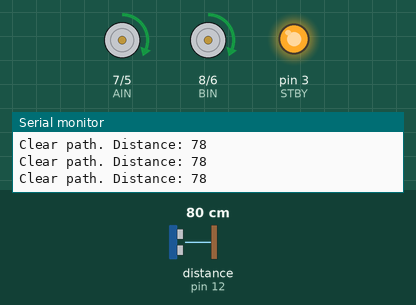
This sketch was run on a simulated Arduino Uno, built with avr-gcc and run on an emulated ATmega328P. Parts: direction and speed pins drawn as motors (green arrow = direction pin HIGH = forward, orange = LOW = backward, longer = more drive, stopped while the standby pin is LOW), output pins drawn as LEDs (lit = HIGH), the last lines printed to the serial monitor. Wiring (inferred from the names in the program): ultrasonic range finder: trigger pin 13; echo pin 12. The inputs (shaded band) are chosen by the test bench; at power-on: distance to the obstacle (sensor on pin 12) 80 cm. The echo pulse lasts 58.3 µs per cm; pins used as bus, display or sensor lines are not drawn.

Above: at 1.2 s.
1.3 s: distance to the obstacle (sensor on pin 12) set to 23 cm
2.8 s: distance to the obstacle (sensor on pin 12) set to 18 cm
At 2.98 s:
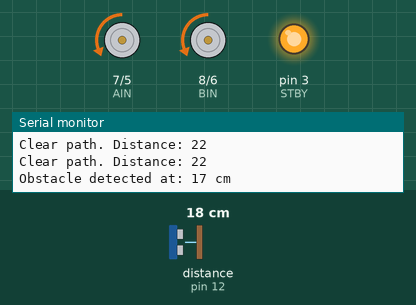
5.8 s: distance to the obstacle (sensor on pin 12) set to 250 cm
At 6.9 s:
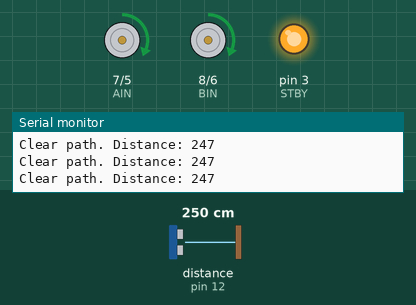
7.3 s: distance to the obstacle (sensor on pin 12) set to 2 cm
At 7.78 s:
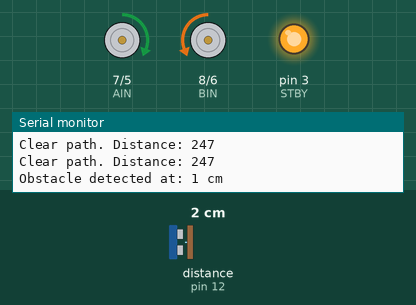
Timing chart, 0 to 11.3 s (numbered marks = the images above; inputs shaded):
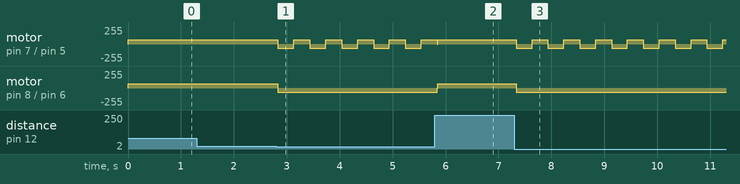

The sketch:

move_around_object.ino
```cpp
// Define IO pins for motor control
#define PWMA 5    // Controls power to right motor
#define PWMB 6    // Controls power to left motor
#define AIN 7     // Controls direction of right motor, HIGH = FORWARD, LOW = REVERSE
#define BIN 8     // Controls direction of left motor, HIGH = FORWARD, LOW = REVERSE
#define STBY 3    // Place H-Bridge in standby if LOW, Run if HIGH

// Define IO pins for ultrasonic sensor
#define TRIG 13   // Trigger pin for ultrasonic sensor
#define ECHO 12   // Echo pin for ultrasonic sensor

// Define constants
#define DISTANCE_THRESHOLD 20  // Distance threshold in cm to detect obstacles
#define TURN_DURATION 300      // Duration for turning in milliseconds
#define REVERSE_DURATION 300   // Duration for reversing in milliseconds
#define FORWARD_SPEED 64      // Speed for forward movement (0 to 255)

// Initialize the car
void setup() {
  // Motor setup
  pinMode(PWMA, OUTPUT);
  pinMode(PWMB, OUTPUT);
  pinMode(AIN, OUTPUT);
  pinMode(BIN, OUTPUT);
  pinMode(STBY, OUTPUT);
  digitalWrite(STBY, HIGH);

  // Ultrasonic sensor setup
  pinMode(TRIG, OUTPUT);
  pinMode(ECHO, INPUT);

  // Debugging setup
  Serial.begin(9600);
}

// Main loop
void loop() {
  int distance = measureDistance();

  if (distance > 0 && distance < DISTANCE_THRESHOLD) {
    Serial.print("Obstacle detected at: ");
    Serial.print(distance);
    Serial.println(" cm");

    reverseAndTurn(); // Avoid obstacle
  } else {
    Serial.print("Clear path. Distance: ");
    Serial.println(distance);
    moveForwardSlow(); // Continue moving forward
  }
}

// Measure distance using the ultrasonic sensor
int measureDistance() {
  digitalWrite(TRIG, LOW);
  delayMicroseconds(2);
  digitalWrite(TRIG, HIGH);
  delayMicroseconds(10);
  digitalWrite(TRIG, LOW);

  long duration = pulseIn(ECHO, HIGH, 20000L);  // 20ms timeout
  if (duration == 0) return 999;               // No echo received, assume large distance
  return (duration * 0.034) / 2;
}

// Move forward slowly
void moveForwardSlow() {
  analogWrite(PWMA, FORWARD_SPEED);
  analogWrite(PWMB, FORWARD_SPEED);
  digitalWrite(AIN, HIGH);
  digitalWrite(BIN, HIGH);
}

// Reverse and turn to avoid obstacles
void reverseAndTurn() {
  // Reverse for a short duration
  analogWrite(PWMA, FORWARD_SPEED);
  analogWrite(PWMB, FORWARD_SPEED);
  digitalWrite(AIN, LOW);  // Reverse right motor
  digitalWrite(BIN, LOW);  // Reverse left motor
  delay(REVERSE_DURATION);

  // Turn clockwise
  analogWrite(PWMA, FORWARD_SPEED);
  analogWrite(PWMB, FORWARD_SPEED);
  digitalWrite(AIN, HIGH);
  digitalWrite(BIN, LOW);
  delay(TURN_DURATION);

  stopMotors();
}

// Stop the motors
void stopMotors() {
  analogWrite(PWMA, 0);
  analogWrite(PWMB, 0);
}
```

Measured:
- the behaviour switches between 21 and 20 cm on distance to the obstacle (sensor on pin 12) (found by bisection; images 0 and 1)
- after the input at 2.8 s, motor on pin 7 (AIN) / pin 5 (PWMA): alternates forward 64/255 for 0.30 s and backward 64/255 for 0.30 s, starting at once; motor on pin 8 (BIN) / pin 6 (PWMB): forward 64/255 → backward 64/255 at once
- after the input at 5.8 s, motor on pin 8 (BIN) / pin 6 (PWMB): backward 64/255 → forward 64/255 at once
- after the input at 7.3 s, motor on pin 7 (AIN) / pin 5 (PWMA): alternates forward 64/255 for 0.30 s and backward 64/255 for 0.30 s, starting at once; motor on pin 8 (BIN) / pin 6 (PWMB): forward 64/255 → backward 64/255 at once
